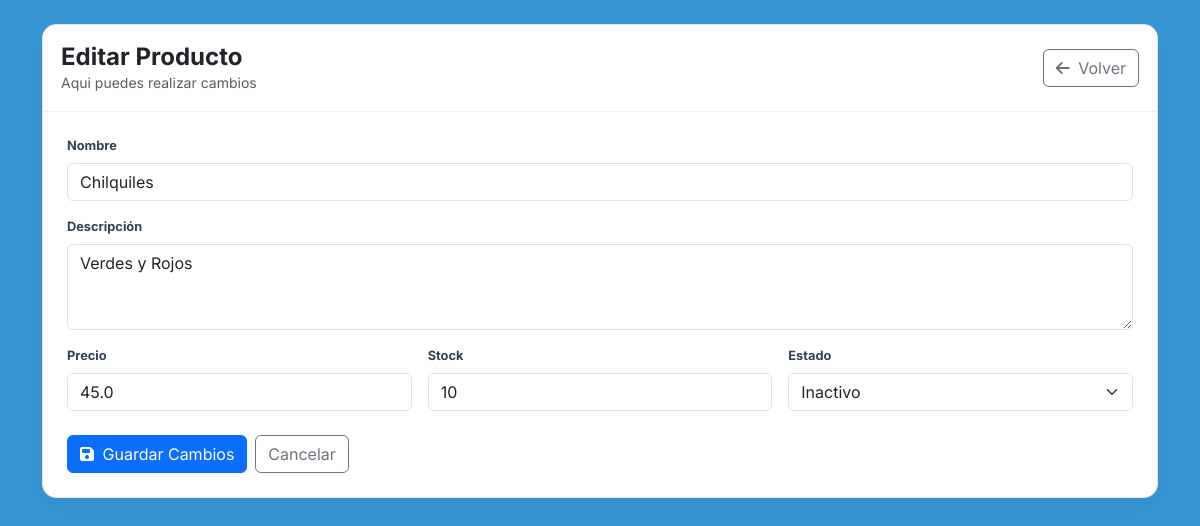
The app's page /productos/4/editar (signed in) with its own data.
### tables this page shows
CREATE TABLE productos (
                    id INTEGER PRIMARY KEY AUTOINCREMENT,
                    nombre TEXT NOT NULL,
                    descripcion TEXT,
                    precio REAL NOT NULL,
                    stock INTEGER NOT NULL DEFAULT 0,
                    activo INTEGER NOT NULL DEFAULT 1,
                    created_at DATETIME DEFAULT CURRENT_TIMESTAMP,
                    updated_at DATETIME
                );

### app.py (the view, shortened to what this page needs)
@app.route('/productos/<int:producto_id>/editar', methods=['GET', 'POST'])
def productos_editar(producto_id):
    if not require_login():
        return redirect(url_for('login'))
    try:
        conn = get_connection()
        cur = conn.cursor()
        cur.execute("SELECT * FROM productos WHERE id = ?", (producto_id,))
        producto = cur.fetchone()
        if not producto:
            conn.close()
            flash("Producto no encontrado", "warning")
            return redirect(url_for('productos_list'))
        conn.close()
        return render_template('producto_form.html', modo='editar', producto=producto)
    except Exception as e:
        flash(f"Error cargando producto: {str(e)}", "danger")
        return redirect(url_for('productos_list'))

### app.py (called while the page is built)
def get_connection():
    try:
        conn = sqlite3.connect(DB_NAME)
        conn.row_factory = sqlite3.Row
        return conn
    except Exception as e:
        print(f"Error conectando a SQLite: {e}")
        return None

def require_login():
    if 'user_id' not in session:
        flash('Inicia sesión primero', 'warning')
        return False
    return True

### templates/producto_form.html (shortened to what this page needs)
<!DOCTYPE html>
<html lang="es">
<head>
  <link href="https://cdn.jsdelivr.net/npm/bootstrap@5.3.0/dist/css/bootstrap.min.css" rel="stylesheet">
  <link rel="stylesheet" href="https://cdnjs.cloudflare.com/ajax/libs/font-awesome/6.4.0/css/all.min.css">
</head>
<body class="p-3 p-md-4">
  <div class="container">
    <div class="cardx">
      <div class="topbar">
        <div>
          <h4 class="mb-0 fw-bold">{{ 'Nuevo Producto' if modo=='crear' else 'Editar Producto' }}</h4>
          <div class="text-muted small">Aqui puedes realizar cambios {{ nombre }}</div>
        </div>
        <a class="btn btn-outline-secondary" href="{{ url_for('productos_list') }}">
          <i class="fas fa-arrow-left me-1"></i> Volver
        </a>
      </div>
      <div class="p-3 p-md-4">
        <form method="POST">
          <div class="mb-3">
            <div class="label-sm mb-2">Nombre</div>
            <input class="form-control" name="nombre" required maxlength="60"
                   value="{{ '' if not producto else producto[1] }}"
                   placeholder="Ej. Pastel de Chocolate" />
          </div>
          <div class="mb-3">
            <div class="label-sm mb-2">Descripción</div>
            <textarea class="form-control" name="descripcion" rows="3" maxlength="200"
                      placeholder="Descripción corta...">{{ '' if not producto else producto[2] }}</textarea>
          </div>
          <div class="row g-3">
            <div class="col-md-4">
              <div class="label-sm mb-2">Precio</div>
              <input class="form-control" name="precio" required type="number" step="0.01" min="0"
                     value="{{ '' if not producto else producto[3] }}"
                     placeholder="0.00" />
            </div>
            <div class="col-md-4">
              <div class="label-sm mb-2">Stock</div>
              <input class="form-control" name="stock" required type="number" min="0"
                     value="{{ '' if not producto else producto[4] }}"
                     placeholder="0" />
            </div>
            <div class="col-md-4">
              <div class="label-sm mb-2">Estado</div>
              {% set activo_val = 1 if (not producto) else producto[5] %}
              <select class="form-select" name="activo">
                <option value="0" {% if activo_val==0 %}selected{% endif %}>Inactivo</option>
              </select>
            </div>
          </div>
          <div class="d-flex gap-2 mt-4">
            <button class="btn btn-primary" type="submit">
              <i class="fas fa-save me-1"></i>
              {{ 'Crear' if modo=='crear' else 'Guardar Cambios' }}
            </button>
            <a class="btn btn-outline-secondary" href="{{ url_for('productos_list') }}">Cancelar</a>
          </div>
        </form>
      </div>
    </div>
  </div>
</body>
</html>

### templates/producto_form.html (style rules this page uses)
body { font-family: 'Inter', sans-serif; background:#3796d6; }
.cardx { background:#fff; border:1px solid #e2e8f0; border-radius:14px; box-shadow: 0 10px 25px rgba(0,0,0,0.05); }
.topbar { padding:18px; border-bottom:1px solid #edf2f7; display:flex; justify-content:space-between; align-items:center; }
.label-sm { font-size:.8rem; font-weight:700; color:#334155; }

### records on screen
productos: nombre "Chilquiles", descripcion "Verdes y Rojos", precio "45.0", stock "10"

### other values on screen
{{ 'Nuevo Producto' if modo=='crear' else 'Editar Producto' }} "Editar Producto"
{{ 'Crear' if modo=='crear' else 'Guardar Cambios' }} "Guardar Cambios"
